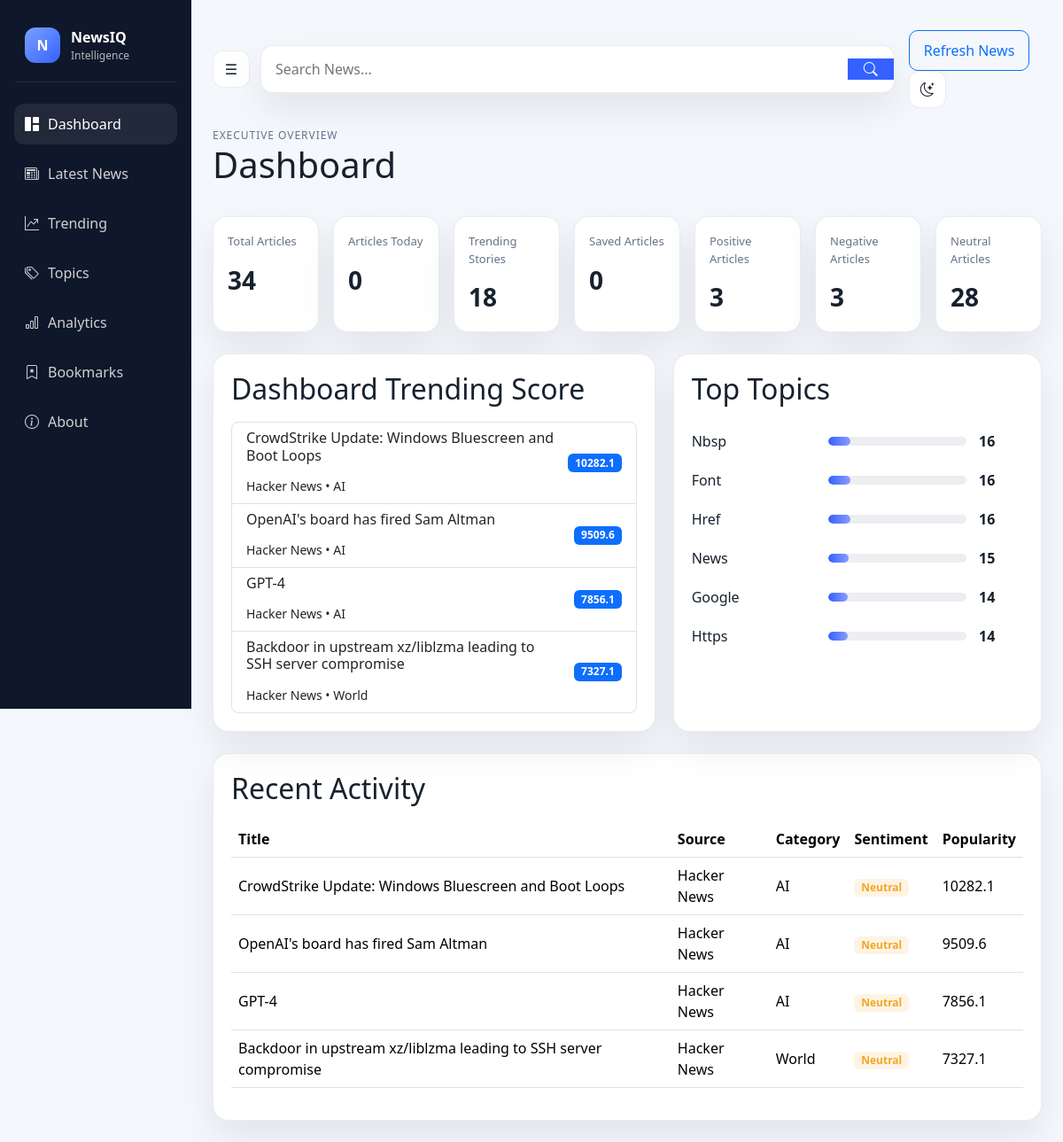
The page / on the database its author committed.
### news/models.py (models this page shows, shortened)
class Article(models.Model):
    title = models.CharField(max_length=500)
    description = models.TextField(blank=True, default='')
    url = models.URLField(max_length=1000, unique=True)
    source = models.CharField(max_length=200, default='Hacker News')
    author = models.CharField(max_length=200, blank=True, default='')
    published_at = models.DateTimeField(null=True, blank=True)
    category = models.CharField(max_length=100, default='World')
    sentiment = models.CharField(max_length=20, default='Neutral')
    sentiment_score = models.FloatField(default=0.0)
    keywords = models.TextField(blank=True, default='')
    popularity_score = models.FloatField(default=0.0)
    created_at = models.DateTimeField(auto_now_add=True)
    updated_at = models.DateTimeField(auto_now=True)
    class Meta:
        ordering = ['-published_at', '-popularity_score', '-created_at']
        indexes = [
            models.Index(fields=['published_at']),
            models.Index(fields=['category']),
            models.Index(fields=['sentiment']),
            models.Index(fields=['source']),
        ]

### news/views.py (the view)
# urls.py: path('', views.dashboard_view, name='dashboard'),
def dashboard_view(request):
    ctx = build_base_context(request)
    ctx['stats'] = get_dashboard_stats()
    ctx['trending'] = get_trending_articles(4)
    ctx['top_topics'] = get_topics_summary(6)
    return render(request, 'dashboard.html', ctx)

### news/services/news_service.py (called while the page is built)
def get_dashboard_stats():
    total_articles = Article.objects.count()
    today = datetime.now().date()
    articles_today = Article.objects.filter(published_at__date=today).count()
    trending = Article.objects.filter(popularity_score__gte=40).count()
    saved_articles = Bookmark.objects.count()
    positive = Article.objects.filter(sentiment='Positive').count()
    negative = Article.objects.filter(sentiment='Negative').count()
    neutral = Article.objects.filter(sentiment='Neutral').count()
    return {
        'total_articles': total_articles,
        'articles_today': articles_today,
        'trending': trending,
        'saved_articles': saved_articles,
        'positive': positive,
        'negative': negative,
        'neutral': neutral,
    }

def get_trending_articles(limit: int = 8):
    articles = list(Article.objects.all())
    for article in articles:
        article.dashboard_score = compute_trending_score(article)
    articles.sort(key=lambda item: item.dashboard_score, reverse=True)
    return articles[:limit]

def compute_trending_score(article):
    points = float(article.popularity_score or 0)
    recency = 0
    if article.published_at:
        age_hours = max((datetime.now(article.published_at.tzinfo) - article.published_at).total_seconds() / 3600, 1)
        recency = max(0, 48 - age_hours) * 0.6
    comments = 0
    if 'comments' in article.keywords:
        comments = 10
    return points + recency + comments

def get_topics_summary(limit: int = 10):
    articles = Article.objects.exclude(keywords='')
    counts = Counter()
    for article in articles:
        for keyword in (article.keywords or '').split(','):
            word = keyword.strip().lower()
            if word:
                counts[word] += 1
    return [{'label': label, 'value': value} for label, value in counts.most_common(limit)]

### news/views.py (called while the page is built)
def build_base_context(request):
    return {
        'active_section': 'dashboard',
        'categories': CATEGORY_CHOICES,
        'sentiments': SENTIMENT_CHOICES,
        'now': datetime.now(),
        'request': request,
    }

### templates/dashboard.html (shortened to what this page needs)
{% extends 'base.html' %}
{% block content %}
<div class="page-header">
    <div>
        <p class="eyebrow">Executive overview</p>
        <h1>Dashboard</h1>
    </div>
</div>
<div class="stats-grid">
    <div class="stats-card">
        <span>Total Articles</span>
        <strong>{{ stats.total_articles }}</strong>
    </div>
    <div class="stats-card">
        <span>Articles Today</span>
        <strong>{{ stats.articles_today }}</strong>
    </div>
    <div class="stats-card">
        <span>Trending Stories</span>
        <strong>{{ stats.trending }}</strong>
    </div>
    <div class="stats-card">
        <span>Saved Articles</span>
        <strong>{{ stats.saved_articles }}</strong>
    </div>
    <div class="stats-card">
        <span>Positive Articles</span>
        <strong>{{ stats.positive }}</strong>
    </div>
    <div class="stats-card">
        <span>Negative Articles</span>
        <strong>{{ stats.negative }}</strong>
    </div>
    <div class="stats-card">
        <span>Neutral Articles</span>
        <strong>{{ stats.neutral }}</strong>
    </div>
</div>
<div class="content-grid two-col">
    <section class="panel">
        <div class="panel-header">
            <h2>Dashboard Trending Score</h2>
        </div>
        <div class="list-group rounded-3">
            {% for story in trending %}
                <div class="list-group-item">
                    <div class="d-flex justify-content-between align-items-center gap-3">
                        <div>
                            <h6>{{ story.title }}</h6>
                            <small>{{ story.source }} • {{ story.category }}</small>
                        </div>
                        <span class="badge text-bg-primary">{{ story.popularity_score|floatformat:1 }}</span>
                    </div>
                </div>
            {% empty %}
                <div class="list-group-item text-muted">No trending stories available yet.</div>
            {% endfor %}
        </div>
    </section>
    <section class="panel">
        <div class="panel-header">
            <h2>Top Topics</h2>
        </div>
        <div class="topics-list">
            {% for topic in top_topics %}
                <div class="topic-row">
                    <span>{{ topic.label|capfirst }}</span>
                    <div class="bar"><div style="width: {{ topic.value|floatformat:0 }}%"></div></div>
                    <strong>{{ topic.value }}</strong>
                </div>
            {% empty %}
                <div class="text-muted">Topics will appear when articles are available.</div>
            {% endfor %}
        </div>
    </section>
</div>
<section class="panel mt-4">
    <div class="panel-header">
        <h2>Recent Activity</h2>
    </div>
    <div class="table-responsive">
        <table class="table table-hover align-middle">
            <thead>
                <tr>
                    <th>Title</th>
                    <th>Source</th>
                    <th>Category</th>
                    <th>Sentiment</th>
                    <th>Popularity</th>
                </tr>
            </thead>
            <tbody>
                {% for article in trending %}
                <tr>
                    <td>{{ article.title }}</td>
                    <td>{{ article.source }}</td>
                    <td>{{ article.category }}</td>
                    <td><span class="badge sentiment sentiment-{{ article.sentiment|lower }}">{{ article.sentiment }}</span></td>
                    <td>{{ article.popularity_score }}</td>
                </tr>
                {% empty %}
                <tr><td colspan="5" class="text-center text-muted">No articles yet.</td></tr>
                {% endfor %}
            </tbody>
        </table>
    </div>
</section>
{% endblock %}

### static/css/style.css (style rules this page uses)
:root { --bg: #f4f7fb; --panel: #ffffff; --panel-alt: #eef4ff; --text: #17212e; --muted: #64748b; --primary: #3461ff; --primary-soft: rgba(52, 97, 255, 0.12); --border: rgba(15, 23, 42, 0.08); --shadow: 0 18px 40px rgba(15, 23, 42, 0.08); --positive: #1f9d68; --negative: #d94c4c; --neutral: #f5a524; --sidebar: #0f172a; --sidebar-soft: #1e293b; }
* { box-sizing: border-box; }
body { margin: 0; font-family: 'Segoe UI', sans-serif; background: var(--bg); color: var(--text); }
.page-header { display: flex; align-items: center; justify-content: space-between; margin-bottom: 22px; }
.eyebrow { margin: 0; color: var(--muted); font-size: 12px; text-transform: uppercase; letter-spacing: 0.08em; }
h1, h2, h3, h4, h5, h6 { margin: 0 0 12px; }
.stats-grid { display: grid; grid-template-columns: repeat(7, minmax(120px, 1fr)); gap: 16px; margin-bottom: 24px; }
.stats-card { background: var(--panel); border: 1px solid var(--border); box-shadow: var(--shadow); border-radius: 16px; padding: 18px 16px; display: flex; flex-direction: column; gap: 12px; }
.stats-card span { color: var(--muted); font-size: 13px; }
.stats-card strong { font-size: 28px; }
.content-grid { display: grid; gap: 20px; }
.two-col { grid-template-columns: 1.2fr 1fr; }
.panel { background: var(--panel); border: 1px solid var(--border); border-radius: 18px; box-shadow: var(--shadow); padding: 20px; }
.panel-header { margin-bottom: 18px; }
.sentiment-neutral { background: rgba(245,165,36,0.12); color: var(--neutral); }
.topic-row { display: grid; grid-template-columns: 140px 1fr 50px; gap: 14px; align-items: center; padding: 10px 0; }
.bar { height: 10px; border-radius: 999px; background: rgba(100, 116, 139, 0.12); overflow: hidden; }
.bar > div { background: linear-gradient(90deg, var(--primary), #8a9dff); height: 100%; border-radius: inherit; }

### rows shown on the page
Article: title "CrowdStrike Update: Windows Bluescreen and Boot Loops", source "Hacker News", category "AI", popularity_score "10282.1", sentiment "Neutral"
Article: title "OpenAI's board has fired Sam Altman", source "Hacker News", category "AI", popularity_score "9509.6", sentiment "Neutral"
Article: title "GPT-4", source "Hacker News", category "AI", popularity_score "7856.1", sentiment "Neutral"
Article: title "Backdoor in upstream xz/liblzma leading to SSH server compromise", source "Hacker News", category "World", popularity_score "7327.1", sentiment "Neutral"

### other values the page prints
{{ stats.total_articles }} "34"
{{ stats.articles_today }} "0"
{{ stats.trending }} "18"
{{ stats.saved_articles }} "0"
{{ stats.positive }} "3"
{{ stats.negative }} "3"
{{ stats.neutral }} "28"
{{ topic.label|capfirst }} "Nbsp" "Font" "Href" "News" "Google" "Https"
{{ topic.value }} "16" "16" "16" "15" "14" "14"
